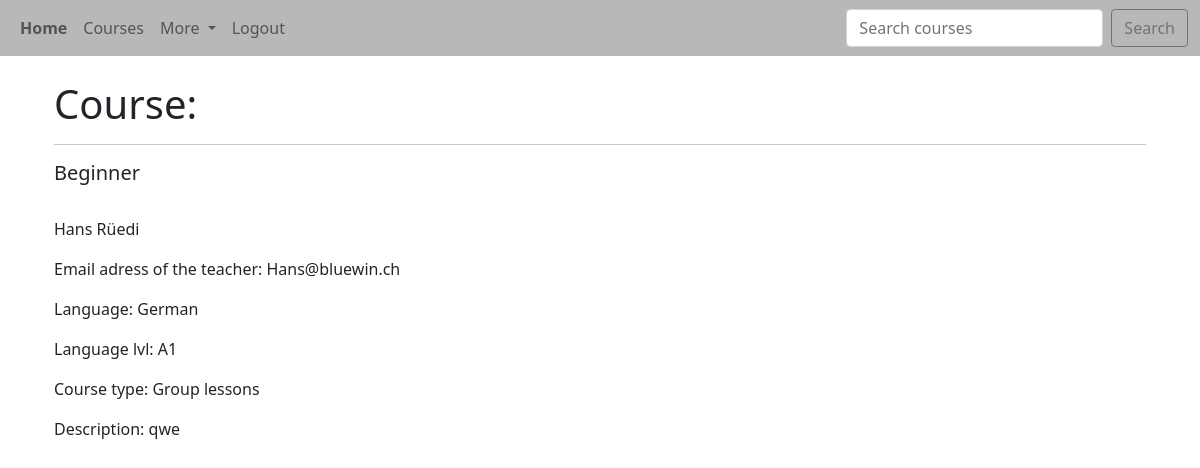
/showcourse/4 (signed in), run on the app's committed database.
### sprachwebseite/models.py (models this page shows, shortened)
class Course(models.Model):
    name = models.CharField('Course Name', max_length= 120)
    teacher = models.CharField('Course Name Teacher', max_length= 60, null=True)
    email =models.EmailField('Teacher Email', max_length= 60, null=True, blank=True)
    language = models.CharField('Course Language', max_length= 60)
    languagelvl = models.CharField('Course level', max_length= 60)
    coursetype = models.CharField('Course Type', max_length= 60)
    info = models.TextField('Course Info', blank=True)

### sprachwebseite/views.py (the view)
# urls.py: path('showcourse/<course_id>', views.showcourse, name="showcourse"),
def showcourse(request, course_id):
    showcourse_list = Course.objects.get(pk=course_id)
    return render(request, "showcourse.html", {'course': showcourse_list})

### sprachwebseite/templates/showcourse.html (shortened to what this page needs)
<!DOCTYPE html>
<html lang="en">
<head>
</head>
<body>
{% extends 'base.html' %}
{% block content %}
{% if user.is_authenticated %}
<div class="container">
<h1>Course:</h1>
<hr>
<h5>{{ course.name }}</h5><br>
<p>{{ course.teacher }}</p>
<p>Email adress of the teacher:
    {{ course.email}} </p>
<p>Language:
    {{ course.language }} </p>
<p>Language lvl:
    {{ course.languagelvl }} </p>
<p>Course type:
    {{ course.coursetype }} </p>
<p>Description:
    {{ course.info }} </p>
{% else %}
<h1>Sorry! You must be logged in to access this page :(.</h1>
<a class="nav-link" href="{% url 'login' %}">Login</a>
<a class="nav-link" href="{% url 'register_user' %}">SignUp</a>
{% endif %}
{% endblock %}

### data on the page
Course: name "Beginner", teacher "Hans Rüedi", email "Hans@bluewin.ch", language "German", languagelvl "A1", coursetype "Group lessons", info "qwe"
